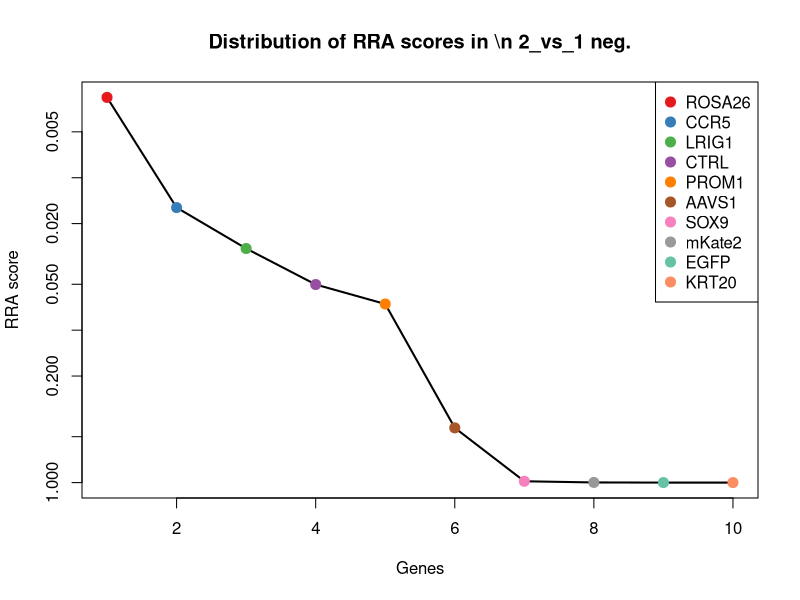
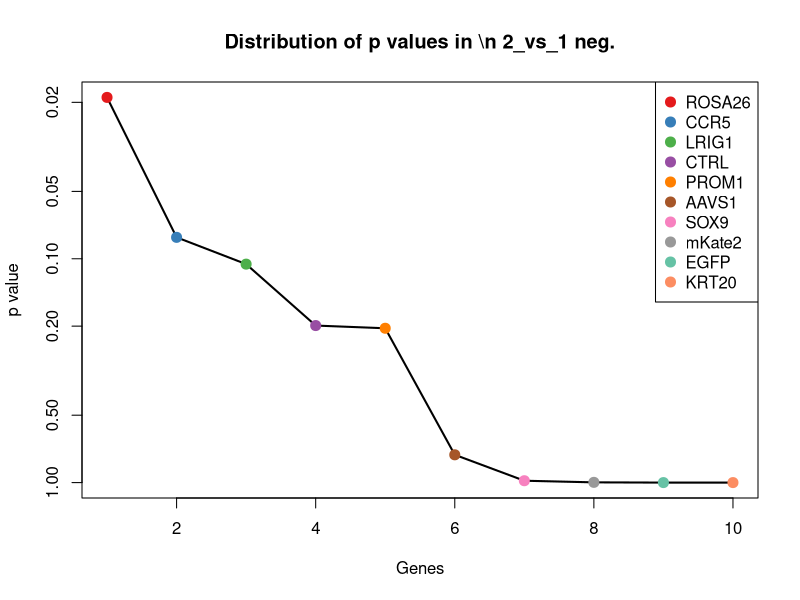
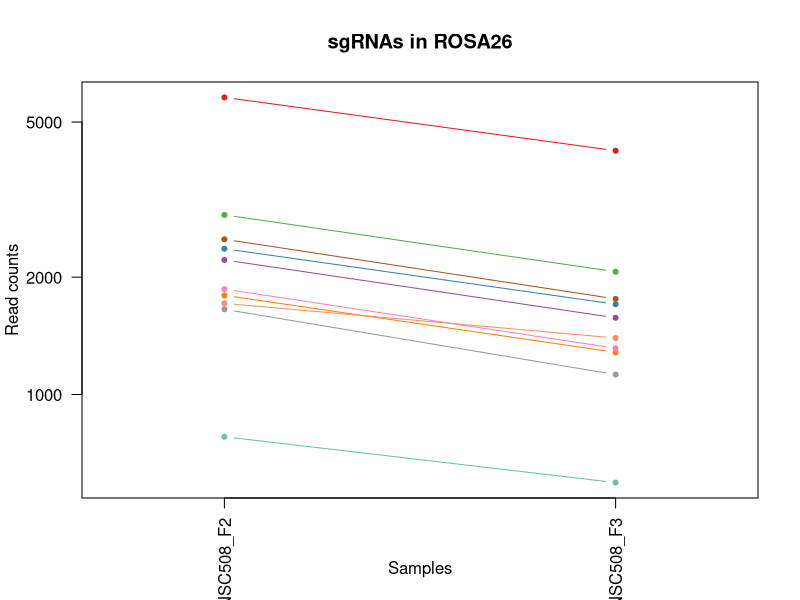
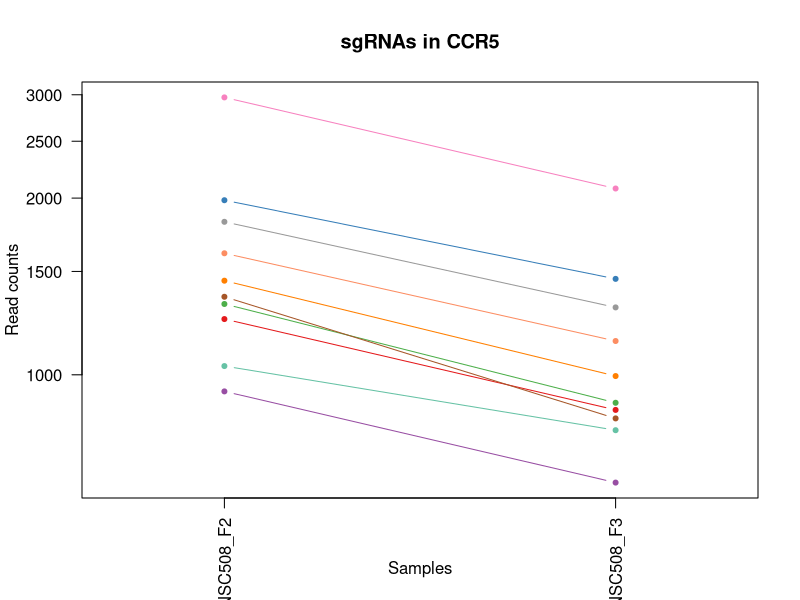
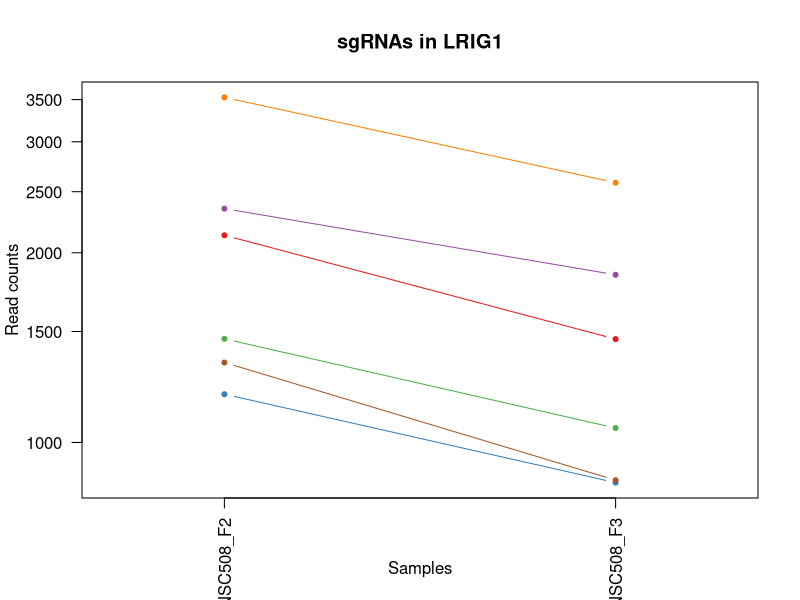
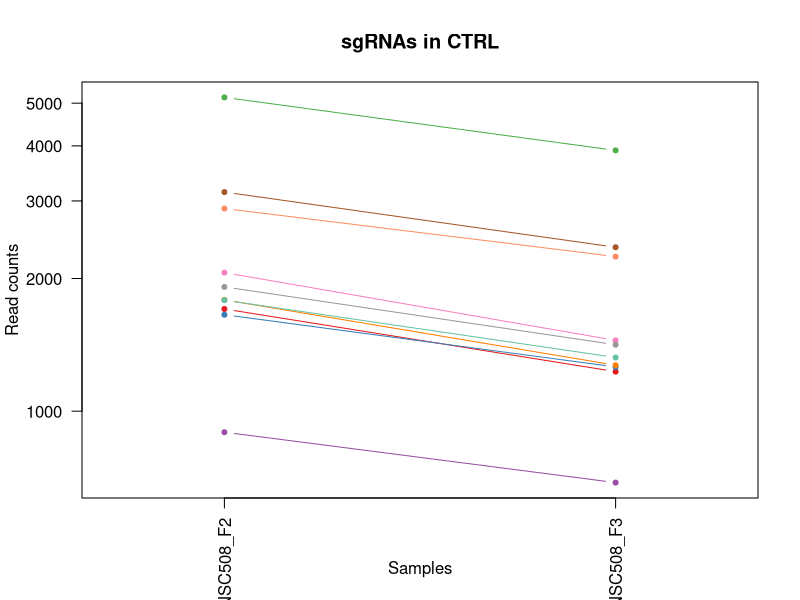
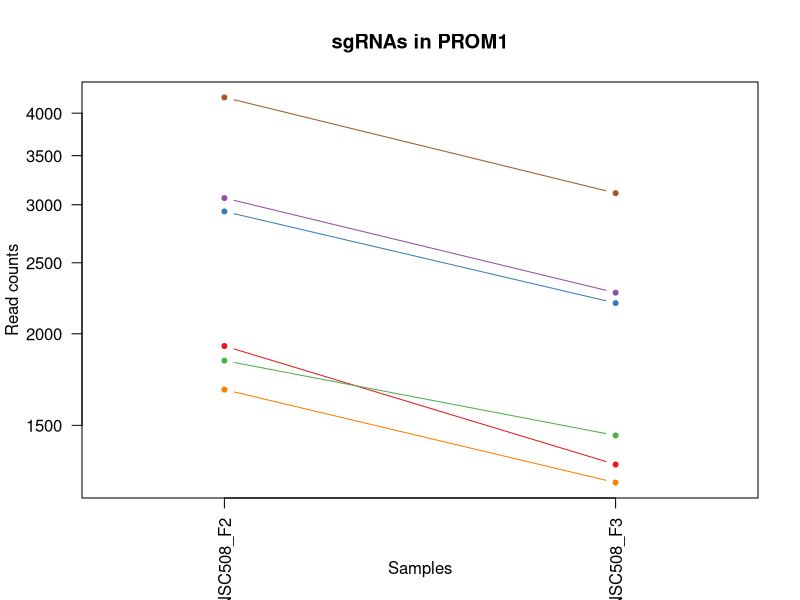
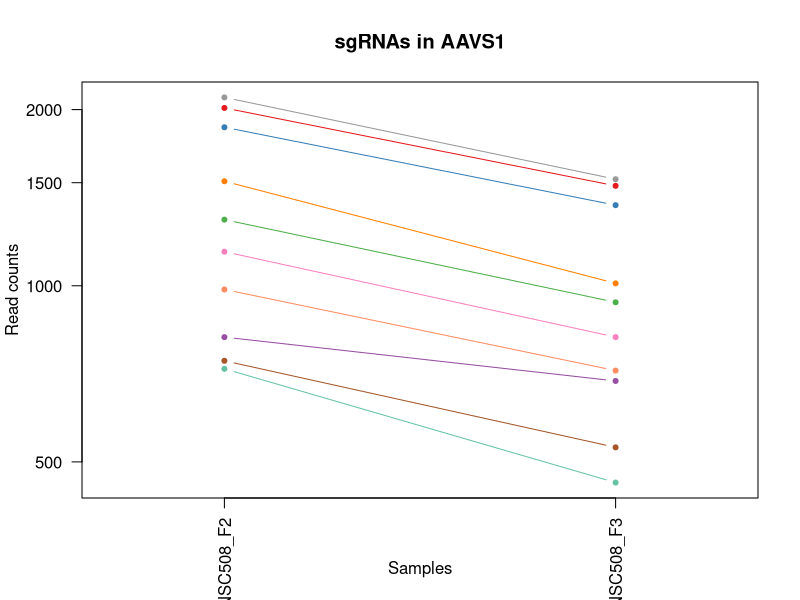

These figures' R source, in order: (Note: this script raises an error after producing the figures.)
pdf(file='S8A_c1_t2.pdf',width=4.5,height=4.5);
gstable=read.table('S8A_c1_t2.gene_summary.txt',header=T)
# 
#
# parameters
# Do not modify the variables beginning with "__"

# gstablename='__GENE_SUMMARY_FILE__'
startindex=3
# outputfile='__OUTPUT_FILE__'
targetgenelist=c("ROSA26","CCR5","LRIG1","CTRL","PROM1","AAVS1","SOX9","mKate2","EGFP","KRT20")
# samplelabel=sub('.\\w+.\\w+$','',colnames(gstable)[startindex]);
samplelabel='2_vs_1 neg.'


# You need to write some codes in front of this code:
# gstable=read.table(gstablename,header=T)
# pdf(file=outputfile,width=6,height=6)


# set up color using RColorBrewer
#library(RColorBrewer)
#colors <- brewer.pal(length(targetgenelist), "Set1")

colors=c( "#E41A1C", "#377EB8", "#4DAF4A", "#984EA3", "#FF7F00",  "#A65628", "#F781BF",
          "#999999", "#66C2A5", "#FC8D62", "#8DA0CB", "#E78AC3", "#A6D854", "#FFD92F", "#E5C494", "#B3B3B3", 
          "#8DD3C7", "#FFFFB3", "#BEBADA", "#FB8072", "#80B1D3", "#FDB462", "#B3DE69", "#FCCDE5",
          "#D9D9D9", "#BC80BD", "#CCEBC5", "#FFED6F")

######
# function definition

plotrankedvalues<-function(val, tglist, ...){
  
  plot(val,log='y',ylim=c(max(val),min(val)),type='l',lwd=2, ...)
  if(length(tglist)>0){
    for(i in 1:length(tglist)){
      targetgene=tglist[i];
      tx=which(names(val)==targetgene);ty=val[targetgene];
      points(tx,ty,col=colors[(i %% length(colors)) ],cex=2,pch=20)
      # text(tx+50,ty,targetgene,col=colors[i])
    }
    legend('topright',tglist,pch=20,pt.cex = 2,cex=1,col=colors)
  }
}



plotrandvalues<-function(val,targetgenelist, ...){
  # choose the one with the best distance distribution
  
  mindiffvalue=0;
  randval=val;
  for(i in 1:20){
    randval0=sample(val)
    vindex=sort(which(names(randval0) %in% targetgenelist))
    if(max(vindex)>0.9*length(val)){
      # print('pass...')
      next;
    }
    mindiffind=min(diff(vindex));
    if (mindiffind > mindiffvalue){
      mindiffvalue=mindiffind;
      randval=randval0;
      # print(paste('Diff: ',mindiffvalue))
    }
  }
  plot(randval,log='y',ylim=c(max(randval),min(randval)),pch=20,col='grey', ...)
  
  if(length(targetgenelist)>0){
    for(i in 1:length(targetgenelist)){
      targetgene=targetgenelist[i];
      tx=which(names(randval)==targetgene);ty=randval[targetgene];
      points(tx,ty,col=colors[(i %% length(colors)) ],cex=2,pch=20)
      text(tx+50,ty,targetgene,col=colors[i])
    }
  }
  
}




# set.seed(1235)



pvec=gstable[,startindex]
names(pvec)=gstable[,'id']
pvec=sort(pvec);

plotrankedvalues(pvec,targetgenelist,xlab='Genes',ylab='RRA score',main=paste('Distribution of RRA scores in \\n',samplelabel))

# plotrandvalues(pvec,targetgenelist,xlab='Genes',ylab='RRA score',main=paste('Distribution of RRA scores in \\n',samplelabel))


pvec=gstable[,startindex+1]
names(pvec)=gstable[,'id']
pvec=sort(pvec);

plotrankedvalues(pvec,targetgenelist,xlab='Genes',ylab='p value',main=paste('Distribution of p values in \\n',samplelabel))

# plotrandvalues(pvec,targetgenelist,xlab='Genes',ylab='p value',main=paste('Distribution of p values in \\n',samplelabel))



# you need to write after this code:
# dev.off()






# parameters
# Do not modify the variables beginning with "__"
targetmat=list(c(5783.267881493577,4221.13699813827),c(2364.6859023911475,1703.4996818563875),c(2887.948989429616,2064.3864227303793),c(2213.076476770344,1572.095011036834),c(1795.0977130796557,1281.671644370429),c(2500.5026795097842,1757.7755241514205),c(1862.4796800222352,1313.0945004359746),c(1652.9638765601521,1123.6051562831399),c(778.0511495400971,593.2254342071154),c(1711.9230976349093,1394.984367758305))
targetgene="ROSA26"
collabel=c("S58_MNSC508_F2","S59_MNSC508_F3")

# set up color using RColorBrewer
#library(RColorBrewer)
#colors <- brewer.pal(length(targetgenelist), "Set1")

colors=c( "#E41A1C", "#377EB8", "#4DAF4A", "#984EA3", "#FF7F00",  "#A65628", "#F781BF",
          "#999999", "#66C2A5", "#FC8D62", "#8DA0CB", "#E78AC3", "#A6D854", "#FFD92F", "#E5C494", "#B3B3B3", 
          "#8DD3C7", "#FFFFB3", "#BEBADA", "#FB8072", "#80B1D3", "#FDB462", "#B3DE69", "#FCCDE5",
          "#D9D9D9", "#BC80BD", "#CCEBC5", "#FFED6F")


## code

targetmatvec=unlist(targetmat)+1
yrange=range(targetmatvec[targetmatvec>0]);
# yrange[1]=1; # set the minimum value to 1
for(i in 1:length(targetmat)){
  vali=targetmat[[i]]+1;
  if(i==1){
    plot(1:length(vali),vali,type='b',las=1,pch=20,main=paste('sgRNAs in',targetgene),ylab='Read counts',xlab='Samples',xlim=c(0.7,length(vali)+0.3),ylim = yrange,col=colors[(i %% length(colors))],xaxt='n',log='y')
    axis(1,at=1:length(vali),labels=(collabel),las=2)
    # lines(0:100,rep(1,101),col='black');
  }else{
    lines(1:length(vali),vali,type='b',pch=20,col=colors[(i %% length(colors))])
  }
}




# parameters
# Do not modify the variables beginning with "__"
targetmat=list(c(1243.4078587372865,870.3178922396525),c(1982.5038086387049,1455.925664370272),c(1319.2125715476884,895.075293988264),c(935.9776345617677,654.1667308190823),c(1445.5537595650248,994.1049009827102),c(1357.1149279528893,841.751659452793),c(2967.9650751739296,2075.812915845123),c(1821.4187939166009,1301.6680073212308),c(1033.8920552752036,803.6633490703136),c(1609.7973039875621,1140.7448959552557))
targetgene="CCR5"
collabel=c("S58_MNSC508_F2","S59_MNSC508_F3")

# set up color using RColorBrewer
#library(RColorBrewer)
#colors <- brewer.pal(length(targetgenelist), "Set1")

colors=c( "#E41A1C", "#377EB8", "#4DAF4A", "#984EA3", "#FF7F00",  "#A65628", "#F781BF",
          "#999999", "#66C2A5", "#FC8D62", "#8DA0CB", "#E78AC3", "#A6D854", "#FFD92F", "#E5C494", "#B3B3B3", 
          "#8DD3C7", "#FFFFB3", "#BEBADA", "#FB8072", "#80B1D3", "#FDB462", "#B3DE69", "#FCCDE5",
          "#D9D9D9", "#BC80BD", "#CCEBC5", "#FFED6F")


## code

targetmatvec=unlist(targetmat)+1
yrange=range(targetmatvec[targetmatvec>0]);
# yrange[1]=1; # set the minimum value to 1
for(i in 1:length(targetmat)){
  vali=targetmat[[i]]+1;
  if(i==1){
    plot(1:length(vali),vali,type='b',las=1,pch=20,main=paste('sgRNAs in',targetgene),ylab='Read counts',xlab='Samples',xlim=c(0.7,length(vali)+0.3),ylim = yrange,col=colors[(i %% length(colors))],xaxt='n',log='y')
    axis(1,at=1:length(vali),labels=(collabel),las=2)
    # lines(0:100,rep(1,101),col='black');
  }else{
    lines(1:length(vali),vali,type='b',pch=20,col=colors[(i %% length(colors))])
  }
}




# parameters
# Do not modify the variables beginning with "__"
targetmat=list(c(2130.9547045590753,1457.830079889396),c(1191.818540296874,862.7002301631566),c(1459.2407216002364,1053.1417820755532),c(2348.893253888981,1844.426430271561),c(3527.0248321506433,2582.387443932098),c(1338.1637497502888,870.3178922396525))
targetgene="LRIG1"
collabel=c("S58_MNSC508_F2","S59_MNSC508_F3")

# set up color using RColorBrewer
#library(RColorBrewer)
#colors <- brewer.pal(length(targetgenelist), "Set1")

colors=c( "#E41A1C", "#377EB8", "#4DAF4A", "#984EA3", "#FF7F00",  "#A65628", "#F781BF",
          "#999999", "#66C2A5", "#FC8D62", "#8DA0CB", "#E78AC3", "#A6D854", "#FFD92F", "#E5C494", "#B3B3B3", 
          "#8DD3C7", "#FFFFB3", "#BEBADA", "#FB8072", "#80B1D3", "#FDB462", "#B3DE69", "#FCCDE5",
          "#D9D9D9", "#BC80BD", "#CCEBC5", "#FFED6F")


## code

targetmatvec=unlist(targetmat)+1
yrange=range(targetmatvec[targetmatvec>0]);
# yrange[1]=1; # set the minimum value to 1
for(i in 1:length(targetmat)){
  vali=targetmat[[i]]+1;
  if(i==1){
    plot(1:length(vali),vali,type='b',las=1,pch=20,main=paste('sgRNAs in',targetgene),ylab='Read counts',xlab='Samples',xlim=c(0.7,length(vali)+0.3),ylim = yrange,col=colors[(i %% length(colors))],xaxt='n',log='y')
    axis(1,at=1:length(vali),labels=(collabel),las=2)
    # lines(0:100,rep(1,101),col='black');
  }else{
    lines(1:length(vali),vali,type='b',pch=20,col=colors[(i %% length(colors))])
  }
}




# parameters
# Do not modify the variables beginning with "__"
targetmat=list(c(1704.5531950005645,1228.348009834958),c(1654.01671979363,1258.8186581409416),c(5151.561941406895,3905.004021963692),c(894.9167484561334,687.4940024037518),c(1787.7278104453112,1270.2451512556854),c(3140.631365464289,2353.8575816372218),c(2061.46705114954,1446.4035867746522),c(1913.0161552291697,1414.0285229495448),c(1784.5692807448777,1322.6165780315944),c(2881.6319300287496,2241.497066008908))
targetgene="CTRL"
collabel=c("S58_MNSC508_F2","S59_MNSC508_F3")

# set up color using RColorBrewer
#library(RColorBrewer)
#colors <- brewer.pal(length(targetgenelist), "Set1")

colors=c( "#E41A1C", "#377EB8", "#4DAF4A", "#984EA3", "#FF7F00",  "#A65628", "#F781BF",
          "#999999", "#66C2A5", "#FC8D62", "#8DA0CB", "#E78AC3", "#A6D854", "#FFD92F", "#E5C494", "#B3B3B3", 
          "#8DD3C7", "#FFFFB3", "#BEBADA", "#FB8072", "#80B1D3", "#FDB462", "#B3DE69", "#FCCDE5",
          "#D9D9D9", "#BC80BD", "#CCEBC5", "#FFED6F")


## code

targetmatvec=unlist(targetmat)+1
yrange=range(targetmatvec[targetmatvec>0]);
# yrange[1]=1; # set the minimum value to 1
for(i in 1:length(targetmat)){
  vali=targetmat[[i]]+1;
  if(i==1){
    plot(1:length(vali),vali,type='b',las=1,pch=20,main=paste('sgRNAs in',targetgene),ylab='Read counts',xlab='Samples',xlim=c(0.7,length(vali)+0.3),ylim = yrange,col=colors[(i %% length(colors))],xaxt='n',log='y')
    axis(1,at=1:length(vali),labels=(collabel),las=2)
    # lines(0:100,rep(1,101),col='black');
  }else{
    lines(1:length(vali),vali,type='b',pch=20,col=colors[(i %% length(colors))])
  }
}




# parameters
# Do not modify the variables beginning with "__"
targetmat=list(c(1923.5445875639477,1325.4732013102803),c(2936.3797781695953,2201.504340107305),c(1837.211442418768,1452.116833332024),c(3062.7209661869315,2274.824337593577),c(1677.1792709301417,1252.1532038240077),c(4201.897344809916,3109.9105427294367))
targetgene="PROM1"
collabel=c("S58_MNSC508_F2","S59_MNSC508_F3")

# set up color using RColorBrewer
#library(RColorBrewer)
#colors <- brewer.pal(length(targetgenelist), "Set1")

colors=c( "#E41A1C", "#377EB8", "#4DAF4A", "#984EA3", "#FF7F00",  "#A65628", "#F781BF",
          "#999999", "#66C2A5", "#FC8D62", "#8DA0CB", "#E78AC3", "#A6D854", "#FFD92F", "#E5C494", "#B3B3B3", 
          "#8DD3C7", "#FFFFB3", "#BEBADA", "#FB8072", "#80B1D3", "#FDB462", "#B3DE69", "#FCCDE5",
          "#D9D9D9", "#BC80BD", "#CCEBC5", "#FFED6F")


## code

targetmatvec=unlist(targetmat)+1
yrange=range(targetmatvec[targetmatvec>0]);
# yrange[1]=1; # set the minimum value to 1
for(i in 1:length(targetmat)){
  vali=targetmat[[i]]+1;
  if(i==1){
    plot(1:length(vali),vali,type='b',las=1,pch=20,main=paste('sgRNAs in',targetgene),ylab='Read counts',xlab='Samples',xlim=c(0.7,length(vali)+0.3),ylim = yrange,col=colors[(i %% length(colors))],xaxt='n',log='y')
    axis(1,at=1:length(vali),labels=(collabel),las=2)
    # lines(0:100,rep(1,101),col='black');
  }else{
    lines(1:length(vali),vali,type='b',pch=20,col=colors[(i %% length(colors))])
  }
}




# parameters
# Do not modify the variables beginning with "__"
targetmat=list(c(2011.9834191760833,1480.6830661188835),c(1864.5853664891908,1372.1313815288174),c(1296.0500204111768,936.0202276494293),c(815.953505945298,686.5417946441897),c(1507.6715103402153,1008.38801737614),c(743.3073228353296,528.4753065569006),c(1142.3349083234173,816.0420499446194),c(2097.2637210877856,1519.7235842609248),c(720.1447716988179,459.9163478684378),c(984.4084233017467,715.1080274310492))
targetgene="AAVS1"
collabel=c("S58_MNSC508_F2","S59_MNSC508_F3")

# set up color using RColorBrewer
#library(RColorBrewer)
#colors <- brewer.pal(length(targetgenelist), "Set1")

colors=c( "#E41A1C", "#377EB8", "#4DAF4A", "#984EA3", "#FF7F00",  "#A65628", "#F781BF",
          "#999999", "#66C2A5", "#FC8D62", "#8DA0CB", "#E78AC3", "#A6D854", "#FFD92F", "#E5C494", "#B3B3B3", 
          "#8DD3C7", "#FFFFB3", "#BEBADA", "#FB8072", "#80B1D3", "#FDB462", "#B3DE69", "#FCCDE5",
          "#D9D9D9", "#BC80BD", "#CCEBC5", "#FFED6F")


## code

targetmatvec=unlist(targetmat)+1
yrange=range(targetmatvec[targetmatvec>0]);
# yrange[1]=1; # set the minimum value to 1
for(i in 1:length(targetmat)){
  vali=targetmat[[i]]+1;
  if(i==1){
    plot(1:length(vali),vali,type='b',las=1,pch=20,main=paste('sgRNAs in',targetgene),ylab='Read counts',xlab='Samples',xlim=c(0.7,length(vali)+0.3),ylim = yrange,col=colors[(i %% length(colors))],xaxt='n',log='y')
    axis(1,at=1:length(vali),labels=(collabel),las=2)
    # lines(0:100,rep(1,101),col='black');
  }else{
    lines(1:length(vali),vali,type='b',pch=20,col=colors[(i %% length(colors))])
  }
}




# parameters
# Do not modify the variables beginning with "__"
targetmat=list(c(695.9293773288284,597.9864730049253),c(553.7955408093248,433.25453060070225),c(482.2022009328342,350.41245551880974),c(539.0557355406356,382.78751934391715),c(768.5755604387969,622.7438747535368),c(2188.8610824003545,1658.7459171569744))
targetgene="SOX9"
collabel=c("S58_MNSC508_F2","S59_MNSC508_F3")

# set up color using RColorBrewer
#library(RColorBrewer)
#colors <- brewer.pal(length(targetgenelist), "Set1")

colors=c( "#E41A1C", "#377EB8", "#4DAF4A", "#984EA3", "#FF7F00",  "#A65628", "#F781BF",
          "#999999", "#66C2A5", "#FC8D62", "#8DA0CB", "#E78AC3", "#A6D854", "#FFD92F", "#E5C494", "#B3B3B3", 
          "#8DD3C7", "#FFFFB3", "#BEBADA", "#FB8072", "#80B1D3", "#FDB462", "#B3DE69", "#FCCDE5",
          "#D9D9D9", "#BC80BD", "#CCEBC5", "#FFED6F")


## code

targetmatvec=unlist(targetmat)+1
yrange=range(targetmatvec[targetmatvec>0]);
# yrange[1]=1; # set the minimum value to 1
for(i in 1:length(targetmat)){
  vali=targetmat[[i]]+1;
  if(i==1){
    plot(1:length(vali),vali,type='b',las=1,pch=20,main=paste('sgRNAs in',targetgene),ylab='Read counts',xlab='Samples',xlim=c(0.7,length(vali)+0.3),ylim = yrange,col=colors[(i %% length(colors))],xaxt='n',log='y')
    axis(1,at=1:length(vali),labels=(collabel),las=2)
    # lines(0:100,rep(1,101),col='black');
  }else{
    lines(1:length(vali),vali,type='b',pch=20,col=colors[(i %% length(colors))])
  }
}




# parameters
# Do not modify the variables beginning with "__"
targetmat=list(c(997.0425421034803,850.3215292888508),c(1183.3957944290516,1065.520482949859),c(1134.9650056890728,1028.3843803269417),c(1273.9403125081428,988.3916544253384),c(924.3963589935119,772.2404930047683),c(1778.2522213440109,1581.6170886324537))
targetgene="mKate2"
collabel=c("S58_MNSC508_F2","S59_MNSC508_F3")

# set up color using RColorBrewer
#library(RColorBrewer)
#colors <- brewer.pal(length(targetgenelist), "Set1")

colors=c( "#E41A1C", "#377EB8", "#4DAF4A", "#984EA3", "#FF7F00",  "#A65628", "#F781BF",
          "#999999", "#66C2A5", "#FC8D62", "#8DA0CB", "#E78AC3", "#A6D854", "#FFD92F", "#E5C494", "#B3B3B3", 
          "#8DD3C7", "#FFFFB3", "#BEBADA", "#FB8072", "#80B1D3", "#FDB462", "#B3DE69", "#FCCDE5",
          "#D9D9D9", "#BC80BD", "#CCEBC5", "#FFED6F")


## code

targetmatvec=unlist(targetmat)+1
yrange=range(targetmatvec[targetmatvec>0]);
# yrange[1]=1; # set the minimum value to 1
for(i in 1:length(targetmat)){
  vali=targetmat[[i]]+1;
  if(i==1){
    plot(1:length(vali),vali,type='b',las=1,pch=20,main=paste('sgRNAs in',targetgene),ylab='Read counts',xlab='Samples',xlim=c(0.7,length(vali)+0.3),ylim = yrange,col=colors[(i %% length(colors))],xaxt='n',log='y')
    axis(1,at=1:length(vali),labels=(collabel),las=2)
    # lines(0:100,rep(1,101),col='black');
  }else{
    lines(1:length(vali),vali,type='b',pch=20,col=colors[(i %% length(colors))])
  }
}




# parameters
# Do not modify the variables beginning with "__"
targetmat=list(c(346.3854238141975,3331.7749507073786),c(422.1901366245994,4542.983220870221),c(265.3164948364066,2608.0970534402713),c(256.8937489685842,2317.673686773867),c(416.92592045721034,3936.4268780292377),c(984.4084233017467,4071.640379887039))
targetgene="EGFP"
collabel=c("S58_MNSC508_F2","S59_MNSC508_F3")

# set up color using RColorBrewer
#library(RColorBrewer)
#colors <- brewer.pal(length(targetgenelist), "Set1")

colors=c( "#E41A1C", "#377EB8", "#4DAF4A", "#984EA3", "#FF7F00",  "#A65628", "#F781BF",
          "#999999", "#66C2A5", "#FC8D62", "#8DA0CB", "#E78AC3", "#A6D854", "#FFD92F", "#E5C494", "#B3B3B3", 
          "#8DD3C7", "#FFFFB3", "#BEBADA", "#FB8072", "#80B1D3", "#FDB462", "#B3DE69", "#FCCDE5",
          "#D9D9D9", "#BC80BD", "#CCEBC5", "#FFED6F")


## code

targetmatvec=unlist(targetmat)+1
yrange=range(targetmatvec[targetmatvec>0]);
# yrange[1]=1; # set the minimum value to 1
for(i in 1:length(targetmat)){
  vali=targetmat[[i]]+1;
  if(i==1){
    plot(1:length(vali),vali,type='b',las=1,pch=20,main=paste('sgRNAs in',targetgene),ylab='Read counts',xlab='Samples',xlim=c(0.7,length(vali)+0.3),ylim = yrange,col=colors[(i %% length(colors))],xaxt='n',log='y')
    axis(1,at=1:length(vali),labels=(collabel),las=2)
    # lines(0:100,rep(1,101),col='black');
  }else{
    lines(1:length(vali),vali,type='b',pch=20,col=colors[(i %% length(colors))])
  }
}




# parameters
# Do not modify the variables beginning with "__"
targetmat=list(c(520.1045573380352,2160.5594064461393),c(553.7955408093248,3134.667944478048),c(476.9379847654452,2630.950039669759),c(263.210808369451,1228.348009834958),c(739.0959499014184,4080.210249723097),c(391.6576828537431,1844.426430271561))
targetgene="KRT20"
collabel=c("S58_MNSC508_F2","S59_MNSC508_F3")

# set up color using RColorBrewer
#library(RColorBrewer)
#colors <- brewer.pal(length(targetgenelist), "Set1")

colors=c( "#E41A1C", "#377EB8", "#4DAF4A", "#984EA3", "#FF7F00",  "#A65628", "#F781BF",
          "#999999", "#66C2A5", "#FC8D62", "#8DA0CB", "#E78AC3", "#A6D854", "#FFD92F", "#E5C494", "#B3B3B3", 
          "#8DD3C7", "#FFFFB3", "#BEBADA", "#FB8072", "#80B1D3", "#FDB462", "#B3DE69", "#FCCDE5",
          "#D9D9D9", "#BC80BD", "#CCEBC5", "#FFED6F")


## code

targetmatvec=unlist(targetmat)+1
yrange=range(targetmatvec[targetmatvec>0]);
# yrange[1]=1; # set the minimum value to 1
for(i in 1:length(targetmat)){
  vali=targetmat[[i]]+1;
  if(i==1){
    plot(1:length(vali),vali,type='b',las=1,pch=20,main=paste('sgRNAs in',targetgene),ylab='Read counts',xlab='Samples',xlim=c(0.7,length(vali)+0.3),ylim = yrange,col=colors[(i %% length(colors))],xaxt='n',log='y')
    axis(1,at=1:length(vali),labels=(collabel),las=2)
    # lines(0:100,rep(1,101),col='black');
  }else{
    lines(1:length(vali),vali,type='b',pch=20,col=colors[(i %% length(colors))])
  }
}



# 
#
# parameters
# Do not modify the variables beginning with "__"

# gstablename='__GENE_SUMMARY_FILE__'
startindex=9
# outputfile='__OUTPUT_FILE__'
targetgenelist=c("EGFP","KRT20","mKate2","SOX9","AAVS1","PROM1","LRIG1","ROSA26","CTRL","CCR5")
# samplelabel=sub('.\\w+.\\w+$','',colnames(gstable)[startindex]);
samplelabel='2_vs_1 pos.'


# You need to write some codes in front of this code:
# gstable=read.table(gstablename,header=T)
# pdf(file=outputfile,width=6,height=6)


# set up color using RColorBrewer
#library(RColorBrewer)
#colors <- brewer.pal(length(targetgenelist), "Set1")

colors=c( "#E41A1C", "#377EB8", "#4DAF4A", "#984EA3", "#FF7F00",  "#A65628", "#F781BF",
          "#999999", "#66C2A5", "#FC8D62", "#8DA0CB", "#E78AC3", "#A6D854", "#FFD92F", "#E5C494", "#B3B3B3", 
          "#8DD3C7", "#FFFFB3", "#BEBADA", "#FB8072", "#80B1D3", "#FDB462", "#B3DE69", "#FCCDE5",
          "#D9D9D9", "#BC80BD", "#CCEBC5", "#FFED6F")

######
# function definition

plotrankedvalues<-function(val, tglist, ...){
  
  plot(val,log='y',ylim=c(max(val),min(val)),type='l',lwd=2, ...)
  if(length(tglist)>0){
    for(i in 1:length(tglist)){
      targetgene=tglist[i];
      tx=which(names(val)==targetgene);ty=val[targetgene];
      points(tx,ty,col=colors[(i %% length(colors)) ],cex=2,pch=20)
      # text(tx+50,ty,targetgene,col=colors[i])
    }
    legend('topright',tglist,pch=20,pt.cex = 2,cex=1,col=colors)
  }
}



plotrandvalues<-function(val,targetgenelist, ...){
  # choose the one with the best distance distribution
  
  mindiffvalue=0;
  randval=val;
  for(i in 1:20){
    randval0=sample(val)
    vindex=sort(which(names(randval0) %in% targetgenelist))
    if(max(vindex)>0.9*length(val)){
      # print('pass...')
      next;
    }
    mindiffind=min(diff(vindex));
    if (mindiffind > mindiffvalue){
      mindiffvalue=mindiffind;
      randval=randval0;
      # print(paste('Diff: ',mindiffvalue))
    }
  }
  plot(randval,log='y',ylim=c(max(randval),min(randval)),pch=20,col='grey', ...)
  
  if(length(targetgenelist)>0){
    for(i in 1:length(targetgenelist)){
      targetgene=targetgenelist[i];
      tx=which(names(randval)==targetgene);ty=randval[targetgene];
      points(tx,ty,col=colors[(i %% length(colors)) ],cex=2,pch=20)
      text(tx+50,ty,targetgene,col=colors[i])
    }
  }
  
}




# set.seed(1235)



pvec=gstable[,startindex]
names(pvec)=gstable[,'id']
pvec=sort(pvec);

plotrankedvalues(pvec,targetgenelist,xlab='Genes',ylab='RRA score',main=paste('Distribution of RRA scores in \\n',samplelabel))

# plotrandvalues(pvec,targetgenelist,xlab='Genes',ylab='RRA score',main=paste('Distribution of RRA scores in \\n',samplelabel))


pvec=gstable[,startindex+1]
names(pvec)=gstable[,'id']
pvec=sort(pvec);

plotrankedvalues(pvec,targetgenelist,xlab='Genes',ylab='p value',main=paste('Distribution of p values in \\n',samplelabel))

# plotrandvalues(pvec,targetgenelist,xlab='Genes',ylab='p value',main=paste('Distribution of p values in \\n',samplelabel))



# you need to write after this code:
# dev.off()






# parameters
# Do not modify the variables beginning with "__"
targetmat=list(c(346.3854238141975,3331.7749507073786),c(422.1901366245994,4542.983220870221),c(265.3164948364066,2608.0970534402713),c(256.8937489685842,2317.673686773867),c(416.92592045721034,3936.4268780292377),c(984.4084233017467,4071.640379887039))
targetgene="EGFP"
collabel=c("S58_MNSC508_F2","S59_MNSC508_F3")

# set up color using RColorBrewer
#library(RColorBrewer)
#colors <- brewer.pal(length(targetgenelist), "Set1")

colors=c( "#E41A1C", "#377EB8", "#4DAF4A", "#984EA3", "#FF7F00",  "#A65628", "#F781BF",
          "#999999", "#66C2A5", "#FC8D62", "#8DA0CB", "#E78AC3", "#A6D854", "#FFD92F", "#E5C494", "#B3B3B3", 
          "#8DD3C7", "#FFFFB3", "#BEBADA", "#FB8072", "#80B1D3", "#FDB462", "#B3DE69", "#FCCDE5",
          "#D9D9D9", "#BC80BD", "#CCEBC5", "#FFED6F")


## code

targetmatvec=unlist(targetmat)+1
yrange=range(targetmatvec[targetmatvec>0]);
# yrange[1]=1; # set the minimum value to 1
for(i in 1:length(targetmat)){
  vali=targetmat[[i]]+1;
  if(i==1){
    plot(1:length(vali),vali,type='b',las=1,pch=20,main=paste('sgRNAs in',targetgene),ylab='Read counts',xlab='Samples',xlim=c(0.7,length(vali)+0.3),ylim = yrange,col=colors[(i %% length(colors))],xaxt='n',log='y')
    axis(1,at=1:length(vali),labels=(collabel),las=2)
    # lines(0:100,rep(1,101),col='black');
  }else{
    lines(1:length(vali),vali,type='b',pch=20,col=colors[(i %% length(colors))])
  }
}




# parameters
# Do not modify the variables beginning with "__"
targetmat=list(c(520.1045573380352,2160.5594064461393),c(553.7955408093248,3134.667944478048),c(476.9379847654452,2630.950039669759),c(263.210808369451,1228.348009834958),c(739.0959499014184,4080.210249723097),c(391.6576828537431,1844.426430271561))
targetgene="KRT20"
collabel=c("S58_MNSC508_F2","S59_MNSC508_F3")

# set up color using RColorBrewer
#library(RColorBrewer)
#colors <- brewer.pal(length(targetgenelist), "Set1")

colors=c( "#E41A1C", "#377EB8", "#4DAF4A", "#984EA3", "#FF7F00",  "#A65628", "#F781BF",
          "#999999", "#66C2A5", "#FC8D62", "#8DA0CB", "#E78AC3", "#A6D854", "#FFD92F", "#E5C494", "#B3B3B3", 
          "#8DD3C7", "#FFFFB3", "#BEBADA", "#FB8072", "#80B1D3", "#FDB462", "#B3DE69", "#FCCDE5",
          "#D9D9D9", "#BC80BD", "#CCEBC5", "#FFED6F")


## code

targetmatvec=unlist(targetmat)+1
yrange=range(targetmatvec[targetmatvec>0]);
# yrange[1]=1; # set the minimum value to 1
for(i in 1:length(targetmat)){
  vali=targetmat[[i]]+1;
  if(i==1){
    plot(1:length(vali),vali,type='b',las=1,pch=20,main=paste('sgRNAs in',targetgene),ylab='Read counts',xlab='Samples',xlim=c(0.7,length(vali)+0.3),ylim = yrange,col=colors[(i %% length(colors))],xaxt='n',log='y')
    axis(1,at=1:length(vali),labels=(collabel),las=2)
    # lines(0:100,rep(1,101),col='black');
  }else{
    lines(1:length(vali),vali,type='b',pch=20,col=colors[(i %% length(colors))])
  }
}




# parameters
# Do not modify the variables beginning with "__"
targetmat=list(c(997.0425421034803,850.3215292888508),c(1183.3957944290516,1065.520482949859),c(1134.9650056890728,1028.3843803269417),c(1273.9403125081428,988.3916544253384),c(924.3963589935119,772.2404930047683),c(1778.2522213440109,1581.6170886324537))
targetgene="mKate2"
collabel=c("S58_MNSC508_F2","S59_MNSC508_F3")

# set up color using RColorBrewer
#library(RColorBrewer)
#colors <- brewer.pal(length(targetgenelist), "Set1")

colors=c( "#E41A1C", "#377EB8", "#4DAF4A", "#984EA3", "#FF7F00",  "#A65628", "#F781BF",
          "#999999", "#66C2A5", "#FC8D62", "#8DA0CB", "#E78AC3", "#A6D854", "#FFD92F", "#E5C494", "#B3B3B3", 
          "#8DD3C7", "#FFFFB3", "#BEBADA", "#FB8072", "#80B1D3", "#FDB462", "#B3DE69", "#FCCDE5",
          "#D9D9D9", "#BC80BD", "#CCEBC5", "#FFED6F")


## code

targetmatvec=unlist(targetmat)+1
yrange=range(targetmatvec[targetmatvec>0]);
# yrange[1]=1; # set the minimum value to 1
for(i in 1:length(targetmat)){
  vali=targetmat[[i]]+1;
  if(i==1){
    plot(1:length(vali),vali,type='b',las=1,pch=20,main=paste('sgRNAs in',targetgene),ylab='Read counts',xlab='Samples',xlim=c(0.7,length(vali)+0.3),ylim = yrange,col=colors[(i %% length(colors))],xaxt='n',log='y')
    axis(1,at=1:length(vali),labels=(collabel),las=2)
    # lines(0:100,rep(1,101),col='black');
  }else{
    lines(1:length(vali),vali,type='b',pch=20,col=colors[(i %% length(colors))])
  }
}




# parameters
# Do not modify the variables beginning with "__"
targetmat=list(c(695.9293773288284,597.9864730049253),c(553.7955408093248,433.25453060070225),c(482.2022009328342,350.41245551880974),c(539.0557355406356,382.78751934391715),c(768.5755604387969,622.7438747535368),c(2188.8610824003545,1658.7459171569744))
targetgene="SOX9"
collabel=c("S58_MNSC508_F2","S59_MNSC508_F3")

# set up color using RColorBrewer
#library(RColorBrewer)
#colors <- brewer.pal(length(targetgenelist), "Set1")

colors=c( "#E41A1C", "#377EB8", "#4DAF4A", "#984EA3", "#FF7F00",  "#A65628", "#F781BF",
          "#999999", "#66C2A5", "#FC8D62", "#8DA0CB", "#E78AC3", "#A6D854", "#FFD92F", "#E5C494", "#B3B3B3", 
          "#8DD3C7", "#FFFFB3", "#BEBADA", "#FB8072", "#80B1D3", "#FDB462", "#B3DE69", "#FCCDE5",
          "#D9D9D9", "#BC80BD", "#CCEBC5", "#FFED6F")


## code

targetmatvec=unlist(targetmat)+1
yrange=range(targetmatvec[targetmatvec>0]);
# yrange[1]=1; # set the minimum value to 1
for(i in 1:length(targetmat)){
  vali=targetmat[[i]]+1;
  if(i==1){
    plot(1:length(vali),vali,type='b',las=1,pch=20,main=paste('sgRNAs in',targetgene),ylab='Read counts',xlab='Samples',xlim=c(0.7,length(vali)+0.3),ylim = yrange,col=colors[(i %% length(colors))],xaxt='n',log='y')
    axis(1,at=1:length(vali),labels=(collabel),las=2)
    # lines(0:100,rep(1,101),col='black');
  }else{
    lines(1:length(vali),vali,type='b',pch=20,col=colors[(i %% length(colors))])
  }
}




# parameters
# Do not modify the variables beginning with "__"
targetmat=list(c(2011.9834191760833,1480.6830661188835),c(1864.5853664891908,1372.1313815288174),c(1296.0500204111768,936.0202276494293),c(815.953505945298,686.5417946441897),c(1507.6715103402153,1008.38801737614),c(743.3073228353296,528.4753065569006),c(1142.3349083234173,816.0420499446194),c(2097.2637210877856,1519.7235842609248),c(720.1447716988179,459.9163478684378),c(984.4084233017467,715.1080274310492))
targetgene="AAVS1"
collabel=c("S58_MNSC508_F2","S59_MNSC508_F3")

# set up color using RColorBrewer
#library(RColorBrewer)
#colors <- brewer.pal(length(targetgenelist), "Set1")

colors=c( "#E41A1C", "#377EB8", "#4DAF4A", "#984EA3", "#FF7F00",  "#A65628", "#F781BF",
          "#999999", "#66C2A5", "#FC8D62", "#8DA0CB", "#E78AC3", "#A6D854", "#FFD92F", "#E5C494", "#B3B3B3", 
          "#8DD3C7", "#FFFFB3", "#BEBADA", "#FB8072", "#80B1D3", "#FDB462", "#B3DE69", "#FCCDE5",
          "#D9D9D9", "#BC80BD", "#CCEBC5", "#FFED6F")


## code

targetmatvec=unlist(targetmat)+1
yrange=range(targetmatvec[targetmatvec>0]);
# yrange[1]=1; # set the minimum value to 1
for(i in 1:length(targetmat)){
  vali=targetmat[[i]]+1;
  if(i==1){
    plot(1:length(vali),vali,type='b',las=1,pch=20,main=paste('sgRNAs in',targetgene),ylab='Read counts',xlab='Samples',xlim=c(0.7,length(vali)+0.3),ylim = yrange,col=colors[(i %% length(colors))],xaxt='n',log='y')
    axis(1,at=1:length(vali),labels=(collabel),las=2)
    # lines(0:100,rep(1,101),col='black');
  }else{
    lines(1:length(vali),vali,type='b',pch=20,col=colors[(i %% length(colors))])
  }
}




# parameters
# Do not modify the variables beginning with "__"
targetmat=list(c(1923.5445875639477,1325.4732013102803),c(2936.3797781695953,2201.504340107305),c(1837.211442418768,1452.116833332024),c(3062.7209661869315,2274.824337593577),c(1677.1792709301417,1252.1532038240077),c(4201.897344809916,3109.9105427294367))
targetgene="PROM1"
collabel=c("S58_MNSC508_F2","S59_MNSC508_F3")

# set up color using RColorBrewer
#library(RColorBrewer)
#colors <- brewer.pal(length(targetgenelist), "Set1")

colors=c( "#E41A1C", "#377EB8", "#4DAF4A", "#984EA3", "#FF7F00",  "#A65628", "#F781BF",
          "#999999", "#66C2A5", "#FC8D62", "#8DA0CB", "#E78AC3", "#A6D854", "#FFD92F", "#E5C494", "#B3B3B3", 
          "#8DD3C7", "#FFFFB3", "#BEBADA", "#FB8072", "#80B1D3", "#FDB462", "#B3DE69", "#FCCDE5",
          "#D9D9D9", "#BC80BD", "#CCEBC5", "#FFED6F")


## code

targetmatvec=unlist(targetmat)+1
yrange=range(targetmatvec[targetmatvec>0]);
# yrange[1]=1; # set the minimum value to 1
for(i in 1:length(targetmat)){
  vali=targetmat[[i]]+1;
  if(i==1){
    plot(1:length(vali),vali,type='b',las=1,pch=20,main=paste('sgRNAs in',targetgene),ylab='Read counts',xlab='Samples',xlim=c(0.7,length(vali)+0.3),ylim = yrange,col=colors[(i %% length(colors))],xaxt='n',log='y')
    axis(1,at=1:length(vali),labels=(collabel),las=2)
    # lines(0:100,rep(1,101),col='black');
  }else{
    lines(1:length(vali),vali,type='b',pch=20,col=colors[(i %% length(colors))])
  }
}




# parameters
# Do not modify the variables beginning with "__"
targetmat=list(c(2130.9547045590753,1457.830079889396),c(1191.818540296874,862.7002301631566),c(1459.2407216002364,1053.1417820755532),c(2348.893253888981,1844.426430271561),c(3527.0248321506433,2582.387443932098),c(1338.1637497502888,870.3178922396525))
targetgene="LRIG1"
collabel=c("S58_MNSC508_F2","S59_MNSC508_F3")

# set up color using RColorBrewer
#library(RColorBrewer)
#colors <- brewer.pal(length(targetgenelist), "Set1")

colors=c( "#E41A1C", "#377EB8", "#4DAF4A", "#984EA3", "#FF7F00",  "#A65628", "#F781BF",
          "#999999", "#66C2A5", "#FC8D62", "#8DA0CB", "#E78AC3", "#A6D854", "#FFD92F", "#E5C494", "#B3B3B3", 
          "#8DD3C7", "#FFFFB3", "#BEBADA", "#FB8072", "#80B1D3", "#FDB462", "#B3DE69", "#FCCDE5",
          "#D9D9D9", "#BC80BD", "#CCEBC5", "#FFED6F")


## code

targetmatvec=unlist(targetmat)+1
yrange=range(targetmatvec[targetmatvec>0]);
# yrange[1]=1; # set the minimum value to 1
for(i in 1:length(targetmat)){
  vali=targetmat[[i]]+1;
  if(i==1){
    plot(1:length(vali),vali,type='b',las=1,pch=20,main=paste('sgRNAs in',targetgene),ylab='Read counts',xlab='Samples',xlim=c(0.7,length(vali)+0.3),ylim = yrange,col=colors[(i %% length(colors))],xaxt='n',log='y')
    axis(1,at=1:length(vali),labels=(collabel),las=2)
    # lines(0:100,rep(1,101),col='black');
  }else{
    lines(1:length(vali),vali,type='b',pch=20,col=colors[(i %% length(colors))])
  }
}




# parameters
# Do not modify the variables beginning with "__"
targetmat=list(c(5783.267881493577,4221.13699813827),c(2364.6859023911475,1703.4996818563875),c(2887.948989429616,2064.3864227303793),c(2213.076476770344,1572.095011036834),c(1795.0977130796557,1281.671644370429),c(2500.5026795097842,1757.7755241514205),c(1862.4796800222352,1313.0945004359746),c(1652.9638765601521,1123.6051562831399),c(778.0511495400971,593.2254342071154),c(1711.9230976349093,1394.984367758305))
targetgene="ROSA26"
collabel=c("S58_MNSC508_F2","S59_MNSC508_F3")

# set up color using RColorBrewer
#library(RColorBrewer)
#colors <- brewer.pal(length(targetgenelist), "Set1")

colors=c( "#E41A1C", "#377EB8", "#4DAF4A", "#984EA3", "#FF7F00",  "#A65628", "#F781BF",
          "#999999", "#66C2A5", "#FC8D62", "#8DA0CB", "#E78AC3", "#A6D854", "#FFD92F", "#E5C494", "#B3B3B3", 
          "#8DD3C7", "#FFFFB3", "#BEBADA", "#FB8072", "#80B1D3", "#FDB462", "#B3DE69", "#FCCDE5",
          "#D9D9D9", "#BC80BD", "#CCEBC5", "#FFED6F")


## code

targetmatvec=unlist(targetmat)+1
yrange=range(targetmatvec[targetmatvec>0]);
# yrange[1]=1; # set the minimum value to 1
for(i in 1:length(targetmat)){
  vali=targetmat[[i]]+1;
  if(i==1){
    plot(1:length(vali),vali,type='b',las=1,pch=20,main=paste('sgRNAs in',targetgene),ylab='Read counts',xlab='Samples',xlim=c(0.7,length(vali)+0.3),ylim = yrange,col=colors[(i %% length(colors))],xaxt='n',log='y')
    axis(1,at=1:length(vali),labels=(collabel),las=2)
    # lines(0:100,rep(1,101),col='black');
  }else{
    lines(1:length(vali),vali,type='b',pch=20,col=colors[(i %% length(colors))])
  }
}




# parameters
# Do not modify the variables beginning with "__"
targetmat=list(c(1704.5531950005645,1228.348009834958),c(1654.01671979363,1258.8186581409416),c(5151.561941406895,3905.004021963692),c(894.9167484561334,687.4940024037518),c(1787.7278104453112,1270.2451512556854),c(3140.631365464289,2353.8575816372218),c(2061.46705114954,1446.4035867746522),c(1913.0161552291697,1414.0285229495448),c(1784.5692807448777,1322.6165780315944),c(2881.6319300287496,2241.497066008908))
targetgene="CTRL"
collabel=c("S58_MNSC508_F2","S59_MNSC508_F3")

# set up color using RColorBrewer
#library(RColorBrewer)
#colors <- brewer.pal(length(targetgenelist), "Set1")

colors=c( "#E41A1C", "#377EB8", "#4DAF4A", "#984EA3", "#FF7F00",  "#A65628", "#F781BF",
          "#999999", "#66C2A5", "#FC8D62", "#8DA0CB", "#E78AC3", "#A6D854", "#FFD92F", "#E5C494", "#B3B3B3", 
          "#8DD3C7", "#FFFFB3", "#BEBADA", "#FB8072", "#80B1D3", "#FDB462", "#B3DE69", "#FCCDE5",
          "#D9D9D9", "#BC80BD", "#CCEBC5", "#FFED6F")


## code

targetmatvec=unlist(targetmat)+1
yrange=range(targetmatvec[targetmatvec>0]);
# yrange[1]=1; # set the minimum value to 1
for(i in 1:length(targetmat)){
  vali=targetmat[[i]]+1;
  if(i==1){
    plot(1:length(vali),vali,type='b',las=1,pch=20,main=paste('sgRNAs in',targetgene),ylab='Read counts',xlab='Samples',xlim=c(0.7,length(vali)+0.3),ylim = yrange,col=colors[(i %% length(colors))],xaxt='n',log='y')
    axis(1,at=1:length(vali),labels=(collabel),las=2)
    # lines(0:100,rep(1,101),col='black');
  }else{
    lines(1:length(vali),vali,type='b',pch=20,col=colors[(i %% length(colors))])
  }
}




# parameters
# Do not modify the variables beginning with "__"
targetmat=list(c(1243.4078587372865,870.3178922396525),c(1982.5038086387049,1455.925664370272),c(1319.2125715476884,895.075293988264),c(935.9776345617677,654.1667308190823),c(1445.5537595650248,994.1049009827102),c(1357.1149279528893,841.751659452793),c(2967.9650751739296,2075.812915845123),c(1821.4187939166009,1301.6680073212308),c(1033.8920552752036,803.6633490703136),c(1609.7973039875621,1140.7448959552557))
targetgene="CCR5"
collabel=c("S58_MNSC508_F2","S59_MNSC508_F3")

# set up color using RColorBrewer
#library(RColorBrewer)
#colors <- brewer.pal(length(targetgenelist), "Set1")

colors=c( "#E41A1C", "#377EB8", "#4DAF4A", "#984EA3", "#FF7F00",  "#A65628", "#F781BF",
          "#999999", "#66C2A5", "#FC8D62", "#8DA0CB", "#E78AC3", "#A6D854", "#FFD92F", "#E5C494", "#B3B3B3", 
          "#8DD3C7", "#FFFFB3", "#BEBADA", "#FB8072", "#80B1D3", "#FDB462", "#B3DE69", "#FCCDE5",
          "#D9D9D9", "#BC80BD", "#CCEBC5", "#FFED6F")


## code

targetmatvec=unlist(targetmat)+1
yrange=range(targetmatvec[targetmatvec>0]);
# yrange[1]=1; # set the minimum value to 1
for(i in 1:length(targetmat)){
  vali=targetmat[[i]]+1;
  if(i==1){
    plot(1:length(vali),vali,type='b',las=1,pch=20,main=paste('sgRNAs in',targetgene),ylab='Read counts',xlab='Samples',xlim=c(0.7,length(vali)+0.3),ylim = yrange,col=colors[(i %% length(colors))],xaxt='n',log='y')
    axis(1,at=1:length(vali),labels=(collabel),las=2)
    # lines(0:100,rep(1,101),col='black');
  }else{
    lines(1:length(vali),vali,type='b',pch=20,col=colors[(i %% length(colors))])
  }
}



dev.off()
Sweave("S8A_c1_t2_summary.Rnw");
library(tools);

texi2dvi("S8A_c1_t2_summary.tex",pdf=TRUE);
